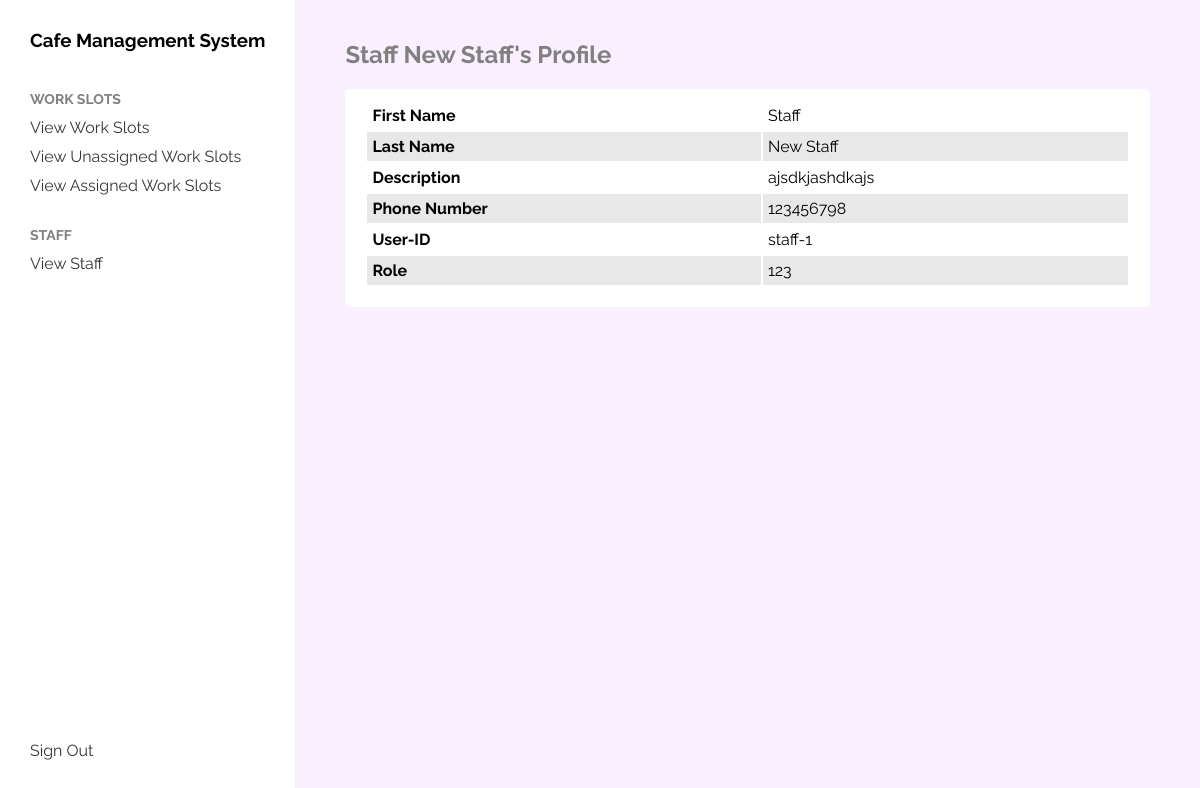
The page /manager/view_user_profile/3 on the database its author committed.
### tables this page shows
CREATE TABLE user (
	id INTEGER NOT NULL, 
	first_name VARCHAR(30), 
	last_name VARCHAR(30), 
	"desc" TEXT, 
	phone VARCHAR(20), 
	user_id VARCHAR(30), 
	password VARCHAR(50), 
	user_type VARCHAR(10), 
	role VARCHAR(20), 
	account_status VARCHAR(10), job_title VARCHAR(255), 
	PRIMARY KEY (id)
);

### application/boundary/cafe_manager.py (the view)
@manager.route("/view_user_profile/<int:user_id>")
def view_user_profile(user_id):
    userProfile = GetUserProfileController()
    user = userProfile.getUserProfile(user_id)
    return render_template("./cafe_manager/view_user_profile.html"
                           , user=user
                           , title=f"{user[1]} {user[2]}'s Profile")

### application/control/UserProfileController.py (called while the page is built)
    def getUserProfile(self, row_id):
        return self.entity.getUserProfile(row_id)

### application/entity/UserProfileEntity.py (called while the page is built)
    def getUserProfile(self, row_id):
        query = f"SELECT * FROM user WHERE id={row_id}"
        rows = self.cursor.execute(query).fetchone()
        return rows

### application/boundary/templates/cafe_manager/view_user_profile.html (shortened to what this page needs)
{% extends "./cafe_manager/base.html" %}
{% block content %}
    <table>
        <tbody>
            <tr>
                <th>First Name</th>
                <td>{{ user[1]}}</td>
            </tr>
            <tr>
                <th>Last Name</th>
                <td>{{ user[2] }}</td>
            </tr>
            <tr>
                <th>Description</th>
                <td>{{ user[3] }}</td>
            </tr>
            <tr>
                <th>Phone Number</th>
                <td>{{ user[4] }}</td>
            </tr>
            <tr>
                <th>User-ID</th>
                <td>{{ user[5] }}</td>
            </tr>
            <tr>
                <th>Role</th>
                <td>{{ user[6] }}</td>
            </tr>
        </tbody>
    </table>
{% endblock %}

### application/boundary/assets/base.css (style rules this page uses)
* { font-family: 'Raleway', sans-serif; box-sizing: border-box; }
body { margin: 0; }

### application/boundary/templates/cafe_manager/view_user_profile.html (style rules this page uses)
table { width: 100%; text-align: left; }
td, th { margin: 0; padding: 5px; border: none; }
tr:nth-child(even) { background-color: #e8e8e8; }

### rows shown on the page
user: first_name "Staff", last_name "New Staff", desc "ajsdkjashdkajs", phone "123456798", user "staff-1", password "123"

### other values the page prints
{{ title }} "Staff New Staff's Profile"
